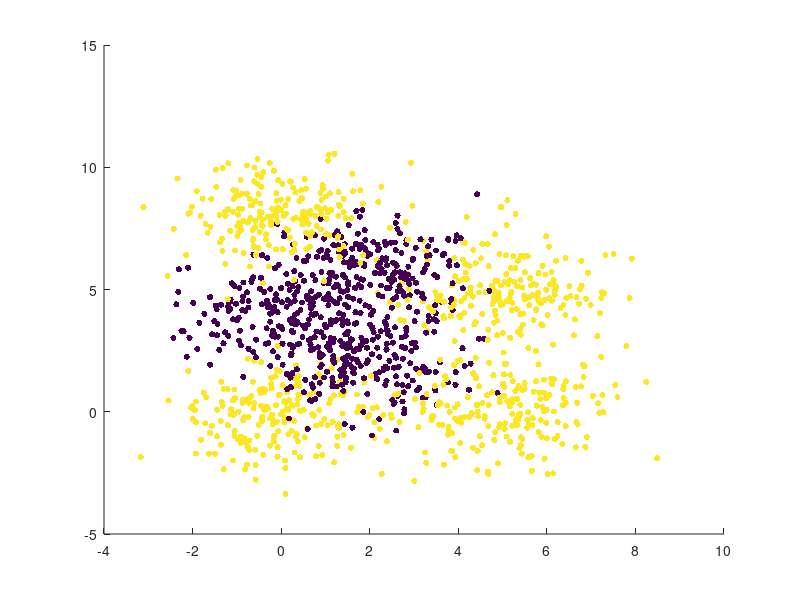

MATLAB code for this plot:
clear
clc
close all

%% Part A : Load & plot

% Read data from file
rawData  = csvread('input.txt');

% Plot data
x = rawData(:, 1);
y = rawData(:, 2);
s = 20;
c = rawData(:, 3);
fig1 = scatter(x, y, s, c, 'fill');
saveas(fig1, 'img/Fig1.jpg');